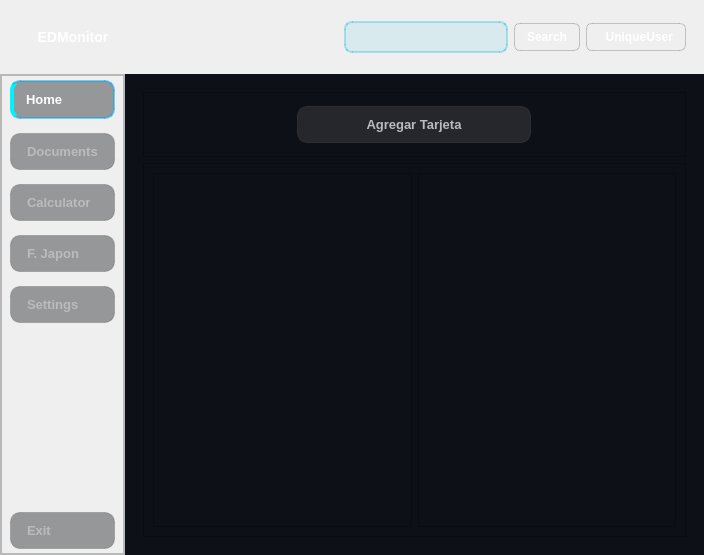
<?xml version="1.0" encoding="UTF-8"?>
<ui version="4.0">
 <class>MainWindow</class>
 <widget class="QMainWindow" name="MainWindow">
  <property name="geometry">
   <rect>
    <x>0</x>
    <y>0</y>
    <width>704</width>
    <height>555</height>
   </rect>
  </property>
  <property name="windowTitle">
   <string>QtSigner – CEGA NIC</string>
  </property>
  <property name="styleSheet">
   <string notr="true">/* ===== VENTANA PRINCIPAL ===== */
#centralwidget{
    background: qlineargradient(x1:0, y1:0, x2:1, y2:1,
        stop:0 #0f172a, stop:1 #1e293b);
}

#CentralStack QWidget {
	background: #0D1017;
}

/* ===== LATERAL IZQUIERDO - GLASSMORPHISM ===== */


/* ===== BOTÓN CEGA NIC - ESTILO PREMIUM ===== */
#CegaNicButton{
    background: qlineargradient(x1:0, y1:0, x2:1, y2:0,
        stop:0 #3b82f6, stop:1 #8b5cf6);
    color: #ffffff;
    border: none;
    border-radius: 12px;
    padding: 12px 20px;
    font-weight: 700;
    font-size: 14px;
    margin: 8px;
    
}
#CegaNicButton:hover{
    background: qlineargradient(x1:0, y1:0, x2:1, y2:0,
        stop:0 #2563eb, stop:1 #7c3aed);
}


/* ===== BOTONES DEL GRUPO LATERAL - ESTADOS MODERNOS ===== */
#SideBarGroup QPushButton{
    background: rgba(60, 63, 65, 0.5);
    color: #bbbbbb;
    border: 1px solid rgba(85, 85, 85, 0.3);
    border-radius: 10px;
    padding: 10px 16px;
    margin: 4px 8px;
    text-align: left;
    font-weight: 500;
    font-size: 13px;
}

/* ESTADO HOVER - Elevación e iluminación */
#SideBarGroup QPushButton:hover{
    background: rgba(75, 79, 83, 0.7);
    color: #ffffff;
    border-color: rgba(119, 119, 119, 0.5);
}

/* ESTADO PRESSED - Hundido */
#SideBarGroup QPushButton:pressed{
    background: rgba(45, 48, 50, 0.8);
}

/* ESTADO ACTIVE/CHECKED - Efecto NEON */
#SideBarGroup QPushButton:checked{
    background: qlineargradient(x1:0, y1:0, x2:1, y2:0,
        stop:0 #0078d4, stop:1 #00a8f4);
    color: #ffffff;
    border: 2px solid rgba(0, 168, 244, 0.5);
    font-weight: 600;
    /* Indicador lateral brillante */
    border-left: 4px solid #00f2ff;
    padding-left: 12px;
}

/* ESTADO INACTIVO/DESENFocado - Atenuado */
#SideBarGroup QPushButton:disabled{
    background: rgba(40, 43, 45, 0.3);
    color: #666666;
    border-color: rgba(85, 85, 85, 0.2);
    opacity: 0.6;
}

/* ===== ÁREA QTD-SIGNER - ESTADO ACTIVO ===== */
#SignerFrame[active=&quot;true&quot;]{
    border: 2px solid #0078d4;
    border-radius: 12px;
    background: rgba(0, 66, 117, 0.3);
}

/* ===== BARRA SUPERIOR - GLASS EFFECT ===== */
#TopBarFrame{
	background: qlineargradient(x1:0, y1:0, x2:1, y2:1,
        stop:0 #020c1b, stop:0.2 #0a1929, stop:0.5 #14213d, stop:0.8 #1e3a5f, stop:1 #2a4a70);;
    border: none;
}

/* ===== CAMPO DE BÚSQUEDA - MODERNO ===== */

#SearchLine{
    background: rgba(0, 180, 216, 0.1);
    color: #e2e8f0;
    border: 2px solid rgba(0, 180, 216, 0.3);
    border-radius: 8px;
    padding: 5px 10px;
    font-size: 14px;
    font-weight: 500;
}

#SearchLine:focus {
    background: rgba(0, 180, 216, 0.15);
    border-color: #00b4d8;
}

#SearchLine:disabled {
    background: rgba(255, 255, 255, 0.05);
    color: #64748b;
    border-color: rgba(255, 255, 255, 0.1);
}
/* ===== BOTONES SUPERIORES - MINIMALISTAS ===== */
#TopBarGroup QPushButton{
  background: qlineargradient(x1:0, y1:0, x2:1, y2:0,
        stop:0 #006b8f, stop:1 #0099cc);
    color: #ffffff;
    border: 1px solid rgba(85, 85, 85, 0.3);
    border-radius: 6px;
    padding: 6px 12px;
    font-size: 12px;
    font-weight: 500;
}
#TopBarGroup QPushButton:hover{
    background: qlineargradient(x1:0, y1:0, x2:1, y2:0,
        stop:0 #00708c, stop:1 #00a8f4);
}

/* ===== ÁREA CENTRAL / SCROLL - OSCURO ===== */
#CentralStack QScrollArea{
    background: #1e1e1e;
    border: none;
}

/* ===== SCROLLBAR MODERNO - GLASSMORPHISM ===== */

/* SCROLLBAR VERTICAL */
QScrollBar:vertical {
    background: transparent;
    width: 14px;
    border: none;
    margin: 16px 0 16px 0;
    border-radius: 7px;
}

QScrollBar::handle:vertical {
    background: qlineargradient(x1:0, y1:0, x2:1, y2:0,
        stop:0 rgba(0, 180, 216, 0.3), stop:1 rgba(0, 119, 182, 0.5));
    border: 2px solid rgba(0, 180, 216, 0.6);
    border-radius: 7px;
    min-height: 30px;
}

QScrollBar::handle:vertical:hover {
    background: qlineargradient(x1:0, y1:0, x2:1, y2:0,
        stop:0 rgba(0, 212, 255, 0.5), stop:1 rgba(0, 153, 204, 0.7));
    border-color: rgba(0, 212, 255, 0.8);
}

QScrollBar::handle:vertical:pressed {
    background: qlineargradient(x1:0, y1:0, x2:1, y2:0,
        stop:0 rgba(0, 153, 204, 0.6), stop:1 rgba(0, 119, 182, 0.8));
}

/* Flechas del scrollbar - estilizadas */
QScrollBar::add-line:vertical, QScrollBar::sub-line:vertical {
    background: rgba(0, 180, 216, 0.2);
    border: 1px solid rgba(0, 180, 216, 0.4);
    border-radius: 7px;
    height: 14px;
    subcontrol-origin: margin;
}

QScrollBar::add-line:vertical {
    subcontrol-position: bottom;
    margin-bottom: 2px;
}

QScrollBar::sub-line:vertical {
    subcontrol-position: top;
    margin-top: 2px;
}

QScrollBar::add-line:vertical:hover, QScrollBar::sub-line:vertical:hover {
    background: rgba(0, 212, 255, 0.3);
    border-color: rgba(0, 212, 255, 0.6);
}

QScrollBar::add-page:vertical, QScrollBar::sub-page:vertical {
    background: transparent;
}

/* SCROLLBAR HORIZONTAL */
QScrollBar:horizontal {
    background: transparent;
    height: 14px;
    border: none;
    margin: 0 16px 0 16px;
    border-radius: 7px;
}

QScrollBar::handle:horizontal {
    background: qlineargradient(x1:0, y1:0, x2:0, y2:1,
        stop:0 rgba(0, 180, 216, 0.3), stop:1 rgba(0, 119, 182, 0.5));
    border: 2px solid rgba(0, 180, 216, 0.6);
    border-radius: 7px;
    min-width: 30px;    
}

QScrollBar::handle:horizontal:hover {
    background: qlineargradient(x1:0, y1:0, x2:0, y2:1,
        stop:0 rgba(0, 212, 255, 0.5), stop:1 rgba(0, 153, 204, 0.7));
    border-color: rgba(0, 212, 255, 0.8);    
}

QScrollBar::handle:horizontal:pressed {
    background: qlineargradient(x1:0, y1:0, x2:0, y2:1,
        stop:0 rgba(0, 153, 204, 0.6), stop:1 rgba(0, 119, 182, 0.8));
}

QScrollBar::add-line:horizontal, QScrollBar::sub-line:horizontal {
    background: rgba(0, 180, 216, 0.2);
    border: 1px solid rgba(0, 180, 216, 0.4);
    border-radius: 7px;
    width: 14px;
    subcontrol-origin: margin;
}

QScrollBar::add-line:horizontal {
    subcontrol-position: right;
    margin-right: 2px;
}

QScrollBar::sub-line:horizontal {
    subcontrol-position: left;
    margin-left: 2px;
}

QScrollBar::add-line:horizontal:hover, QScrollBar::sub-line:horizontal:hover {
    background: rgba(0, 212, 255, 0.3);
    border-color: rgba(0, 212, 255, 0.6);
}

QScrollBar::add-page:horizontal, QScrollBar::sub-page:horizontal {
    background: transparent;
}

/* CORNER (esquina entre scrollbars) */
QScrollBar::corner {
    background: transparent;
}


#AddCardGroup QPushButton{
    background: rgba(60, 63, 65, 0.5);
    color: #bbbbbb;
    border: 1px solid rgba(85, 85, 85, 0.3);
    border-radius: 10px;
    padding: 10px 16px;
    margin: 4px 8px;
    text-align: center;
    font-weight: 500;
    font-size: 13px;
}

/* ESTADO HOVER - Elevación e iluminación */
#AddCardGroup QPushButton:hover{
    background: rgba(75, 79, 83, 0.7);
    color: #ffffff;
    border-color: rgba(119, 119, 119, 0.5);
}

/* ESTADO PRESSED - Hundido */
#AddCardGroup QPushButton:pressed{
    background: rgba(45, 48, 50, 0.8);
}
</string>
  </property>
  <widget class="QWidget" name="centralwidget">
   <layout class="QHBoxLayout" name="MainLay">
    <property name="spacing">
     <number>0</number>
    </property>
    <property name="leftMargin">
     <number>0</number>
    </property>
    <property name="topMargin">
     <number>0</number>
    </property>
    <property name="rightMargin">
     <number>0</number>
    </property>
    <property name="bottomMargin">
     <number>0</number>
    </property>
    <item>
     <widget class="QFrame" name="RightFrame">
      <property name="layoutDirection">
       <enum>Qt::LayoutDirection::LeftToRight</enum>
      </property>
      <property name="autoFillBackground">
       <bool>false</bool>
      </property>
      <property name="frameShape">
       <enum>QFrame::Shape::NoFrame</enum>
      </property>
      <property name="frameShadow">
       <enum>QFrame::Shadow::Plain</enum>
      </property>
      <layout class="QVBoxLayout" name="RightLay">
       <property name="spacing">
        <number>0</number>
       </property>
       <property name="leftMargin">
        <number>0</number>
       </property>
       <property name="topMargin">
        <number>0</number>
       </property>
       <property name="rightMargin">
        <number>0</number>
       </property>
       <property name="bottomMargin">
        <number>0</number>
       </property>
       <item>
        <widget class="QFrame" name="TopBarFrame">
         <layout class="QHBoxLayout" name="TopBarHorLay">
          <item>
           <widget class="QPushButton" name="CegaNicButton">
            <property name="cursor">
             <cursorShape>PointingHandCursor</cursorShape>
            </property>
            <property name="layoutDirection">
             <enum>Qt::LayoutDirection::RightToLeft</enum>
            </property>
            <property name="autoFillBackground">
             <bool>false</bool>
            </property>
            <property name="text">
             <string>EDMonitor</string>
            </property>
            <property name="icon">
             <iconset resource="../assets/resources_qrc/resources.qrc">
              <normaloff>:/iconos/iconos/align-justify.svg</normaloff>:/iconos/iconos/align-justify.svg</iconset>
            </property>
            <property name="iconSize">
             <size>
              <width>25</width>
              <height>25</height>
             </size>
            </property>
            <property name="checkable">
             <bool>true</bool>
            </property>
            <property name="checked">
             <bool>false</bool>
            </property>
            <property name="autoExclusive">
             <bool>false</bool>
            </property>
           </widget>
          </item>
          <item>
           <spacer name="HSpacer">
            <property name="orientation">
             <enum>Qt::Orientation::Horizontal</enum>
            </property>
            <property name="sizeHint" stdset="0">
             <size>
              <width>131</width>
              <height>20</height>
             </size>
            </property>
           </spacer>
          </item>
          <item>
           <widget class="QFrame" name="TopBarGroup">
            <layout class="QHBoxLayout" name="TopGroupLay">
             <item>
              <widget class="QLineEdit" name="SearchLine"/>
             </item>
             <item>
              <widget class="QPushButton" name="BtnSearch">
               <property name="cursor">
                <cursorShape>PointingHandCursor</cursorShape>
               </property>
               <property name="text">
                <string>Search</string>
               </property>
               <property name="icon">
                <iconset resource="../assets/resources_qrc/resources.qrc">
                 <normaloff>:/iconos/iconos/search.svg</normaloff>:/iconos/iconos/search.svg</iconset>
               </property>
               <property name="iconSize">
                <size>
                 <width>20</width>
                 <height>20</height>
                </size>
               </property>
              </widget>
             </item>
             <item>
              <widget class="QPushButton" name="BtnClear">
               <property name="cursor">
                <cursorShape>PointingHandCursor</cursorShape>
               </property>
               <property name="text">
                <string>  UniqueUser</string>
               </property>
               <property name="icon">
                <iconset resource="../assets/resources_qrc/resources.qrc">
                 <normaloff>:/iconos/iconos/gitlab.svg</normaloff>:/iconos/iconos/gitlab.svg</iconset>
               </property>
               <property name="iconSize">
                <size>
                 <width>20</width>
                 <height>20</height>
                </size>
               </property>
              </widget>
             </item>
            </layout>
           </widget>
          </item>
         </layout>
        </widget>
       </item>
       <item>
        <widget class="QFrame" name="RightCentralFrame">
         <layout class="QHBoxLayout" name="CentralHorLay">
          <property name="spacing">
           <number>0</number>
          </property>
          <property name="leftMargin">
           <number>0</number>
          </property>
          <property name="topMargin">
           <number>0</number>
          </property>
          <property name="rightMargin">
           <number>0</number>
          </property>
          <property name="bottomMargin">
           <number>0</number>
          </property>
          <item>
           <widget class="QFrame" name="SideBarFrame">
            <property name="frameShape">
             <enum>QFrame::Shape::StyledPanel</enum>
            </property>
            <property name="frameShadow">
             <enum>QFrame::Shadow::Raised</enum>
            </property>
            <layout class="QVBoxLayout" name="verticalLayout_2">
             <property name="spacing">
              <number>0</number>
             </property>
             <property name="leftMargin">
              <number>0</number>
             </property>
             <property name="topMargin">
              <number>0</number>
             </property>
             <property name="rightMargin">
              <number>0</number>
             </property>
             <property name="bottomMargin">
              <number>0</number>
             </property>
             <item>
              <widget class="QFrame" name="SideBarGroup">
               <property name="frameShape">
                <enum>QFrame::Shape::StyledPanel</enum>
               </property>
               <property name="frameShadow">
                <enum>QFrame::Shadow::Raised</enum>
               </property>
               <layout class="QVBoxLayout" name="SideGroupLay">
                <property name="leftMargin">
                 <number>0</number>
                </property>
                <property name="topMargin">
                 <number>0</number>
                </property>
                <property name="rightMargin">
                 <number>0</number>
                </property>
                <property name="bottomMargin">
                 <number>0</number>
                </property>
                <item>
                 <widget class="QPushButton" name="btnHome">
                  <property name="cursor">
                   <cursorShape>PointingHandCursor</cursorShape>
                  </property>
                  <property name="text">
                   <string>Home</string>
                  </property>
                  <property name="icon">
                   <iconset resource="../assets/resources_qrc/resources.qrc">
                    <normaloff>:/iconos/iconos/home.svg</normaloff>:/iconos/iconos/home.svg</iconset>
                  </property>
                  <property name="iconSize">
                   <size>
                    <width>20</width>
                    <height>20</height>
                   </size>
                  </property>
                  <property name="checkable">
                   <bool>true</bool>
                  </property>
                  <property name="checked">
                   <bool>true</bool>
                  </property>
                  <property name="autoExclusive">
                   <bool>true</bool>
                  </property>
                 </widget>
                </item>
                <item>
                 <widget class="QPushButton" name="btnDocuments">
                  <property name="cursor">
                   <cursorShape>PointingHandCursor</cursorShape>
                  </property>
                  <property name="text">
                   <string>Documents</string>
                  </property>
                  <property name="icon">
                   <iconset resource="../assets/resources_qrc/resources.qrc">
                    <normaloff>:/iconos/iconos/folder.svg</normaloff>:/iconos/iconos/folder.svg</iconset>
                  </property>
                  <property name="iconSize">
                   <size>
                    <width>20</width>
                    <height>20</height>
                   </size>
                  </property>
                  <property name="checkable">
                   <bool>true</bool>
                  </property>
                  <property name="autoExclusive">
                   <bool>true</bool>
                  </property>
                 </widget>
                </item>
                <item>
                 <widget class="QPushButton" name="btnCalculator">
                  <property name="cursor">
                   <cursorShape>PointingHandCursor</cursorShape>
                  </property>
                  <property name="text">
                   <string>Calculator</string>
                  </property>
                  <property name="icon">
                   <iconset resource="../assets/resources_qrc/resources.qrc">
                    <normaloff>:/iconos/iconos/cpu.svg</normaloff>:/iconos/iconos/cpu.svg</iconset>
                  </property>
                  <property name="iconSize">
                   <size>
                    <width>20</width>
                    <height>20</height>
                   </size>
                  </property>
                  <property name="checkable">
                   <bool>true</bool>
                  </property>
                  <property name="autoExclusive">
                   <bool>true</bool>
                  </property>
                 </widget>
                </item>
                <item>
                 <widget class="QPushButton" name="btnJapon">
                  <property name="cursor">
                   <cursorShape>PointingHandCursor</cursorShape>
                  </property>
                  <property name="text">
                   <string>F. Japon</string>
                  </property>
                  <property name="icon">
                   <iconset resource="../assets/resources_qrc/resources.qrc">
                    <normaloff>:/iconos/iconos/codesandbox.svg</normaloff>:/iconos/iconos/codesandbox.svg</iconset>
                  </property>
                  <property name="iconSize">
                   <size>
                    <width>20</width>
                    <height>20</height>
                   </size>
                  </property>
                  <property name="checkable">
                   <bool>true</bool>
                  </property>
                  <property name="autoExclusive">
                   <bool>true</bool>
                  </property>
                 </widget>
                </item>
                <item>
                 <widget class="QPushButton" name="BtnAyuda">
                  <property name="cursor">
                   <cursorShape>PointingHandCursor</cursorShape>
                  </property>
                  <property name="text">
                   <string>Settings</string>
                  </property>
                  <property name="icon">
                   <iconset resource="../assets/resources_qrc/resources.qrc">
                    <normaloff>:/iconos/iconos/slack.svg</normaloff>:/iconos/iconos/slack.svg</iconset>
                  </property>
                  <property name="iconSize">
                   <size>
                    <width>20</width>
                    <height>20</height>
                   </size>
                  </property>
                  <property name="checkable">
                   <bool>true</bool>
                  </property>
                  <property name="autoExclusive">
                   <bool>true</bool>
                  </property>
                 </widget>
                </item>
                <item>
                 <spacer name="VSpacer">
                  <property name="orientation">
                   <enum>Qt::Orientation::Vertical</enum>
                  </property>
                  <property name="sizeHint" stdset="0">
                   <size>
                    <width>20</width>
                    <height>40</height>
                   </size>
                  </property>
                 </spacer>
                </item>
                <item>
                 <widget class="QPushButton" name="BtnSalir">
                  <property name="cursor">
                   <cursorShape>PointingHandCursor</cursorShape>
                  </property>
                  <property name="text">
                   <string>Exit</string>
                  </property>
                  <property name="icon">
                   <iconset resource="../assets/resources_qrc/resources.qrc">
                    <normaloff>:/iconos/iconos/external-link.svg</normaloff>:/iconos/iconos/external-link.svg</iconset>
                  </property>
                  <property name="iconSize">
                   <size>
                    <width>20</width>
                    <height>20</height>
                   </size>
                  </property>
                 </widget>
                </item>
               </layout>
              </widget>
             </item>
            </layout>
           </widget>
          </item>
          <item>
           <widget class="QStackedWidget" name="CentralStack">
            <property name="currentIndex">
             <number>2</number>
            </property>
            <widget class="QWidget" name="PageHome">
             <layout class="QHBoxLayout" name="ViewerLay">
              <property name="leftMargin">
               <number>0</number>
              </property>
              <property name="topMargin">
               <number>0</number>
              </property>
              <property name="rightMargin">
               <number>0</number>
              </property>
              <property name="bottomMargin">
               <number>0</number>
              </property>
              <item>
               <widget class="QScrollArea" name="ScrollHome">
                <property name="widgetResizable">
                 <bool>true</bool>
                </property>
                <widget class="QWidget" name="ScrollContentsHome">
                 <property name="geometry">
                  <rect>
                   <x>0</x>
                   <y>0</y>
                   <width>100</width>
                   <height>30</height>
                  </rect>
                 </property>
                </widget>
               </widget>
              </item>
             </layout>
            </widget>
            <widget class="QWidget" name="PageCalculator">
             <layout class="QHBoxLayout" name="horizontalLayout">
              <item>
               <widget class="QScrollArea" name="scrollCalculator">
                <property name="widgetResizable">
                 <bool>true</bool>
                </property>
                <widget class="QWidget" name="scrollAreaWidgetCalculator">
                 <property name="geometry">
                  <rect>
                   <x>0</x>
                   <y>0</y>
                   <width>100</width>
                   <height>30</height>
                  </rect>
                 </property>
                 <layout class="QVBoxLayout" name="verticalLayout_4"/>
                </widget>
               </widget>
              </item>
             </layout>
            </widget>
            <widget class="QWidget" name="PageDocuments">
             <layout class="QHBoxLayout" name="horizontalLayout_2">
              <item>
               <widget class="QScrollArea" name="scrollDocuments">
                <property name="widgetResizable">
                 <bool>true</bool>
                </property>
                <widget class="QWidget" name="scrollAreaWidgetDocuments">
                 <property name="geometry">
                  <rect>
                   <x>0</x>
                   <y>0</y>
                   <width>543</width>
                   <height>454</height>
                  </rect>
                 </property>
                 <layout class="QVBoxLayout" name="verticalLayout">
                  <item alignment="Qt::AlignmentFlag::AlignTop">
                   <widget class="QFrame" name="AddCardGroup">
                    <property name="frameShape">
                     <enum>QFrame::Shape::StyledPanel</enum>
                    </property>
                    <property name="frameShadow">
                     <enum>QFrame::Shadow::Raised</enum>
                    </property>
                    <layout class="QHBoxLayout" name="horizontalLayout_6">
                     <item>
                      <widget class="QPushButton" name="btnAddCard">
                       <property name="maximumSize">
                        <size>
                         <width>250</width>
                         <height>16777215</height>
                        </size>
                       </property>
                       <property name="font">
                        <font>
                         <pointsize>-1</pointsize>
                         <italic>false</italic>
                         <underline>false</underline>
                         <strikeout>false</strikeout>
                         <fontweight>Medium</fontweight>
                        </font>
                       </property>
                       <property name="layoutDirection">
                        <enum>Qt::LayoutDirection::LeftToRight</enum>
                       </property>
                       <property name="text">
                        <string>Agregar Tarjeta</string>
                       </property>
                       <property name="icon">
                        <iconset resource="../assets/resources_qrc/resources.qrc">
                         <normaloff>:/iconos/iconos/plus-circle.svg</normaloff>:/iconos/iconos/plus-circle.svg</iconset>
                       </property>
                       <property name="iconSize">
                        <size>
                         <width>25</width>
                         <height>25</height>
                        </size>
                       </property>
                      </widget>
                     </item>
                    </layout>
                   </widget>
                  </item>
                  <item>
                   <widget class="QFrame" name="ViewAddCard">
                    <property name="sizePolicy">
                     <sizepolicy hsizetype="Preferred" vsizetype="Expanding">
                      <horstretch>0</horstretch>
                      <verstretch>0</verstretch>
                     </sizepolicy>
                    </property>
                    <property name="frameShape">
                     <enum>QFrame::Shape::StyledPanel</enum>
                    </property>
                    <property name="frameShadow">
                     <enum>QFrame::Shadow::Raised</enum>
                    </property>
                    <layout class="QHBoxLayout" name="horizontalLayout_5">
                     <item>
                      <widget class="QFrame" name="ViewCards">
                       <property name="frameShape">
                        <enum>QFrame::Shape::StyledPanel</enum>
                       </property>
                       <property name="frameShadow">
                        <enum>QFrame::Shadow::Raised</enum>
                       </property>
                      </widget>
                     </item>
                     <item>
                      <widget class="QFrame" name="AddCardWidget">
                       <property name="frameShape">
                        <enum>QFrame::Shape::StyledPanel</enum>
                       </property>
                       <property name="frameShadow">
                        <enum>QFrame::Shadow::Raised</enum>
                       </property>
                      </widget>
                     </item>
                    </layout>
                   </widget>
                  </item>
                 </layout>
                </widget>
               </widget>
              </item>
             </layout>
            </widget>
            <widget class="QWidget" name="PageSettings">
             <layout class="QHBoxLayout" name="horizontalLayout_4">
              <item>
               <widget class="QScrollArea" name="scrollSettings">
                <property name="widgetResizable">
                 <bool>true</bool>
                </property>
                <widget class="QWidget" name="scrollAreaWidgetSettings">
                 <property name="geometry">
                  <rect>
                   <x>0</x>
                   <y>0</y>
                   <width>521</width>
                   <height>456</height>
                  </rect>
                 </property>
                </widget>
               </widget>
              </item>
             </layout>
            </widget>
            <widget class="QWidget" name="PageJapon">
             <layout class="QHBoxLayout" name="horizontalLayout_3">
              <item>
               <widget class="QScrollArea" name="scrollFJapon">
                <property name="widgetResizable">
                 <bool>true</bool>
                </property>
                <widget class="QWidget" name="scrollAreaWidgetFJapon">
                 <property name="geometry">
                  <rect>
                   <x>0</x>
                   <y>0</y>
                   <width>100</width>
                   <height>30</height>
                  </rect>
                 </property>
                </widget>
               </widget>
              </item>
             </layout>
            </widget>
           </widget>
          </item>
         </layout>
        </widget>
       </item>
      </layout>
     </widget>
    </item>
   </layout>
  </widget>
 </widget>
 <resources>
  <include location="../assets/resources_qrc/resources.qrc"/>
 </resources>
 <connections>
  <connection>
   <sender>btnHome</sender>
   <signal>toggled(bool)</signal>
   <receiver>CentralStack</receiver>
   <slot>setCurrentIndex(int)</slot>
   <hints>
    <hint type="sourcelabel">
     <x>100</x>
     <y>150</y>
    </hint>
    <hint type="destinationlabel">
     <x>350</x>
     <y>215</y>
    </hint>
   </hints>
  </connection>
  <connection>
   <sender>btnCalculator</sender>
   <signal>toggled(bool)</signal>
   <receiver>CentralStack</receiver>
   <slot>setCurrentIndex(int)</slot>
   <hints>
    <hint type="sourcelabel">
     <x>100</x>
     <y>190</y>
    </hint>
    <hint type="destinationlabel">
     <x>350</x>
     <y>215</y>
    </hint>
   </hints>
  </connection>
  <connection>
   <sender>btnJapon</sender>
   <signal>toggled(bool)</signal>
   <receiver>CentralStack</receiver>
   <slot>setCurrentIndex(int)</slot>
   <hints>
    <hint type="sourcelabel">
     <x>100</x>
     <y>230</y>
    </hint>
    <hint type="destinationlabel">
     <x>350</x>
     <y>215</y>
    </hint>
   </hints>
  </connection>
  <connection>
   <sender>btnDocuments</sender>
   <signal>toggled(bool)</signal>
   <receiver>CentralStack</receiver>
   <slot>setCurrentIndex(int)</slot>
   <hints>
    <hint type="sourcelabel">
     <x>100</x>
     <y>270</y>
    </hint>
    <hint type="destinationlabel">
     <x>350</x>
     <y>215</y>
    </hint>
   </hints>
  </connection>
  <connection>
   <sender>BtnAyuda</sender>
   <signal>toggled(bool)</signal>
   <receiver>CentralStack</receiver>
   <slot>setCurrentIndex(int)</slot>
   <hints>
    <hint type="sourcelabel">
     <x>100</x>
     <y>310</y>
    </hint>
    <hint type="destinationlabel">
     <x>350</x>
     <y>215</y>
    </hint>
   </hints>
  </connection>
 </connections>
</ui>
